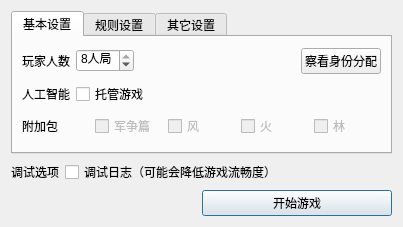
<?xml version="1.0" encoding="UTF-8"?>
<ui version="4.0">
 <class>InitiateBox</class>
 <widget class="QDialog" name="InitiateBox">
  <property name="geometry">
   <rect>
    <x>0</x>
    <y>0</y>
    <width>403</width>
    <height>227</height>
   </rect>
  </property>
  <property name="windowTitle">
   <string>三国杀EX</string>
  </property>
  <layout class="QVBoxLayout" name="verticalLayout">
   <item>
    <widget class="QTabWidget" name="tabWidget">
     <property name="currentIndex">
      <number>0</number>
     </property>
     <widget class="QWidget" name="tab">
      <attribute name="title">
       <string>基本设置</string>
      </attribute>
      <layout class="QVBoxLayout" name="verticalLayout_3">
       <item>
        <layout class="QHBoxLayout" name="horizontalLayout_2">
         <item>
          <widget class="QLabel" name="label">
           <property name="text">
            <string>玩家人数</string>
           </property>
          </widget>
         </item>
         <item>
          <widget class="QSpinBox" name="playerNumSpinBox">
           <property name="suffix">
            <string>人局</string>
           </property>
           <property name="minimum">
            <number>2</number>
           </property>
           <property name="maximum">
            <number>8</number>
           </property>
           <property name="value">
            <number>8</number>
           </property>
          </widget>
         </item>
         <item>
          <spacer name="horizontalSpacer_4">
           <property name="orientation">
            <enum>Qt::Horizontal</enum>
           </property>
           <property name="sizeHint" stdset="0">
            <size>
             <width>40</width>
             <height>20</height>
            </size>
           </property>
          </spacer>
         </item>
         <item>
          <widget class="QPushButton" name="roleButton">
           <property name="text">
            <string>察看身份分配</string>
           </property>
           <property name="autoDefault">
            <bool>false</bool>
           </property>
          </widget>
         </item>
        </layout>
       </item>
       <item>
        <layout class="QHBoxLayout" name="horizontalLayout_7">
         <item>
          <widget class="QLabel" name="label_3">
           <property name="text">
            <string>人工智能</string>
           </property>
          </widget>
         </item>
         <item>
          <widget class="QCheckBox" name="AICheckBox">
           <property name="text">
            <string>托管游戏</string>
           </property>
          </widget>
         </item>
         <item>
          <spacer name="horizontalSpacer_7">
           <property name="orientation">
            <enum>Qt::Horizontal</enum>
           </property>
           <property name="sizeHint" stdset="0">
            <size>
             <width>40</width>
             <height>20</height>
            </size>
           </property>
          </spacer>
         </item>
        </layout>
       </item>
       <item>
        <layout class="QHBoxLayout" name="horizontalLayout_5">
         <item>
          <widget class="QLabel" name="packageLabel">
           <property name="text">
            <string>附加包</string>
           </property>
          </widget>
         </item>
         <item>
          <widget class="QCheckBox" name="jzpCheckBox">
           <property name="enabled">
            <bool>false</bool>
           </property>
           <property name="text">
            <string>军争篇</string>
           </property>
          </widget>
         </item>
         <item>
          <widget class="QCheckBox" name="fengCheckBox">
           <property name="enabled">
            <bool>false</bool>
           </property>
           <property name="text">
            <string>风</string>
           </property>
          </widget>
         </item>
         <item>
          <widget class="QCheckBox" name="huoCheckBox">
           <property name="enabled">
            <bool>false</bool>
           </property>
           <property name="text">
            <string>火</string>
           </property>
          </widget>
         </item>
         <item>
          <widget class="QCheckBox" name="linCheckBox">
           <property name="enabled">
            <bool>false</bool>
           </property>
           <property name="text">
            <string>林</string>
           </property>
          </widget>
         </item>
        </layout>
       </item>
      </layout>
     </widget>
     <widget class="QWidget" name="tab_2">
      <attribute name="title">
       <string>规则设置</string>
      </attribute>
      <layout class="QVBoxLayout" name="verticalLayout_4">
       <item>
        <layout class="QHBoxLayout" name="horizontalLayout_6">
         <item>
          <widget class="QLabel" name="label_2">
           <property name="text">
            <string>每回合可用杀数</string>
           </property>
          </widget>
         </item>
         <item>
          <widget class="QSpinBox" name="shaSpinBox">
           <property name="minimum">
            <number>1</number>
           </property>
           <property name="maximum">
            <number>99999</number>
           </property>
          </widget>
         </item>
         <item>
          <widget class="QCheckBox" name="shaCheckBox">
           <property name="text">
            <string>没有限制</string>
           </property>
          </widget>
         </item>
         <item>
          <spacer name="horizontalSpacer_5">
           <property name="orientation">
            <enum>Qt::Horizontal</enum>
           </property>
           <property name="sizeHint" stdset="0">
            <size>
             <width>40</width>
             <height>20</height>
            </size>
           </property>
          </spacer>
         </item>
        </layout>
       </item>
      </layout>
     </widget>
     <widget class="QWidget" name="tab_3">
      <attribute name="title">
       <string>其它设置</string>
      </attribute>
      <layout class="QVBoxLayout" name="verticalLayout_2">
       <item>
        <layout class="QHBoxLayout" name="horizontalLayout_3">
         <item>
          <widget class="QLabel" name="audioLabel">
           <property name="text">
            <string>声音选项</string>
           </property>
          </widget>
         </item>
         <item>
          <widget class="QCheckBox" name="musicCheckBox">
           <property name="text">
            <string>开启背景音乐</string>
           </property>
           <property name="checked">
            <bool>true</bool>
           </property>
          </widget>
         </item>
         <item>
          <widget class="QCheckBox" name="soundCheckBox">
           <property name="text">
            <string>开启游戏音效</string>
           </property>
           <property name="checked">
            <bool>true</bool>
           </property>
          </widget>
         </item>
         <item>
          <spacer name="horizontalSpacer_2">
           <property name="orientation">
            <enum>Qt::Horizontal</enum>
           </property>
           <property name="sizeHint" stdset="0">
            <size>
             <width>40</width>
             <height>20</height>
            </size>
           </property>
          </spacer>
         </item>
        </layout>
       </item>
       <item>
        <layout class="QHBoxLayout" name="horizontalLayout_4">
         <item>
          <widget class="QLabel" name="graphicLabel">
           <property name="text">
            <string>图形选项</string>
           </property>
          </widget>
         </item>
         <item>
          <widget class="QCheckBox" name="fullscreenCheckBox">
           <property name="text">
            <string>全屏游戏</string>
           </property>
           <property name="checked">
            <bool>false</bool>
           </property>
          </widget>
         </item>
         <item>
          <spacer name="horizontalSpacer_3">
           <property name="orientation">
            <enum>Qt::Horizontal</enum>
           </property>
           <property name="sizeHint" stdset="0">
            <size>
             <width>40</width>
             <height>20</height>
            </size>
           </property>
          </spacer>
         </item>
        </layout>
       </item>
      </layout>
     </widget>
    </widget>
   </item>
   <item>
    <widget class="QWidget" name="debugOption" native="true">
     <layout class="QHBoxLayout" name="horizontalLayout_8">
      <property name="leftMargin">
       <number>0</number>
      </property>
      <property name="topMargin">
       <number>0</number>
      </property>
      <property name="rightMargin">
       <number>0</number>
      </property>
      <property name="bottomMargin">
       <number>0</number>
      </property>
      <item>
       <widget class="QLabel" name="debugLogLabel">
        <property name="text">
         <string>调试选项</string>
        </property>
       </widget>
      </item>
      <item>
       <widget class="QCheckBox" name="debugLogCheckBox">
        <property name="text">
         <string>调试日志（可能会降低游戏流畅度）</string>
        </property>
       </widget>
      </item>
      <item>
       <spacer name="horizontalSpacer_6">
        <property name="orientation">
         <enum>Qt::Horizontal</enum>
        </property>
        <property name="sizeHint" stdset="0">
         <size>
          <width>40</width>
          <height>20</height>
         </size>
        </property>
       </spacer>
      </item>
     </layout>
    </widget>
   </item>
   <item>
    <layout class="QHBoxLayout" name="horizontalLayout">
     <item>
      <spacer name="horizontalSpacer">
       <property name="orientation">
        <enum>Qt::Horizontal</enum>
       </property>
       <property name="sizeHint" stdset="0">
        <size>
         <width>40</width>
         <height>20</height>
        </size>
       </property>
      </spacer>
     </item>
     <item>
      <widget class="QPushButton" name="startButton">
       <property name="sizePolicy">
        <sizepolicy hsizetype="Expanding" vsizetype="Fixed">
         <horstretch>0</horstretch>
         <verstretch>0</verstretch>
        </sizepolicy>
       </property>
       <property name="text">
        <string>开始游戏</string>
       </property>
       <property name="default">
        <bool>true</bool>
       </property>
      </widget>
     </item>
    </layout>
   </item>
  </layout>
 </widget>
 <resources/>
 <connections>
  <connection>
   <sender>shaCheckBox</sender>
   <signal>clicked(bool)</signal>
   <receiver>shaSpinBox</receiver>
   <slot>setDisabled(bool)</slot>
   <hints>
    <hint type="sourcelabel">
     <x>239</x>
     <y>147</y>
    </hint>
    <hint type="destinationlabel">
     <x>176</x>
     <y>152</y>
    </hint>
   </hints>
  </connection>
 </connections>
</ui>
